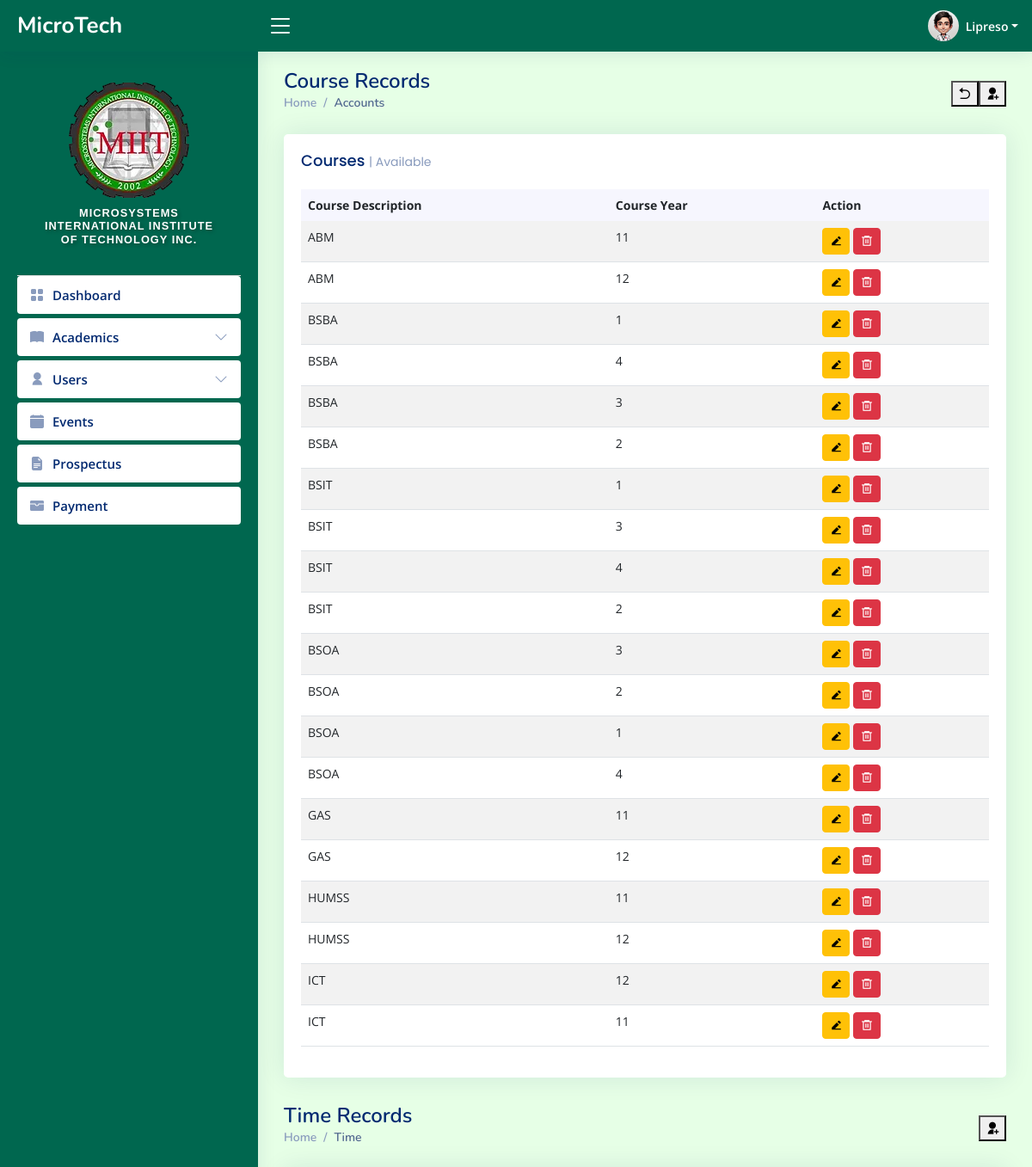
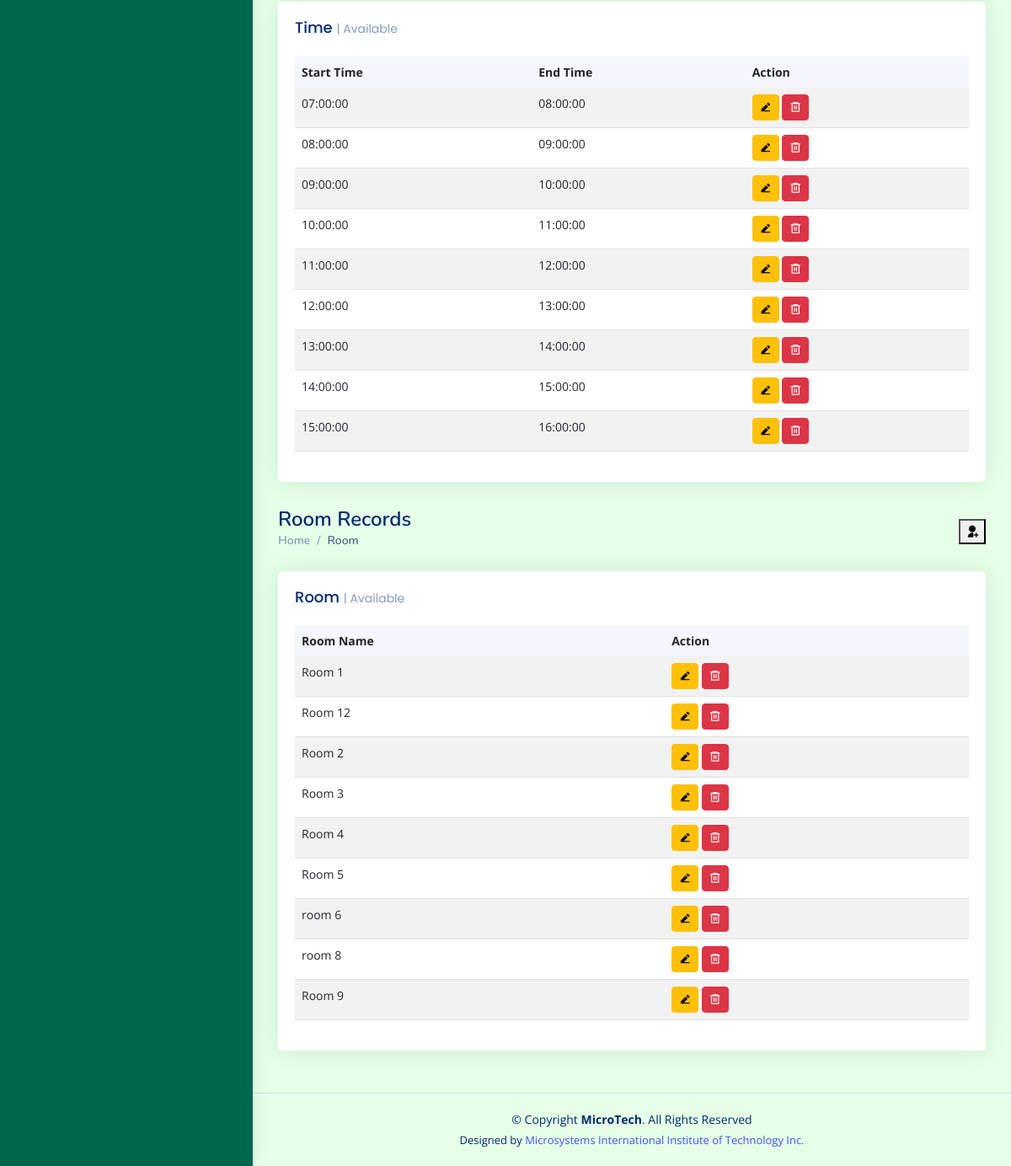
The app's page /admin/set-slots.php (signed in) with its own data (2 pictures, top to bottom).
### tables this page shows
CREATE TABLE `tbl_users` (
  `user_id` int(11) NOT NULL,
  `user_fname` varchar(50) NOT NULL,
  `user_lname` varchar(50) NOT NULL,
  `user_email` varchar(80) NOT NULL,
  `user_name` varchar(50) NOT NULL,
  `user_pass` varchar(100) NOT NULL,
  `user_role` varchar(20) NOT NULL,
  `user_image` varchar(100) NOT NULL,
  `date_of_birth` date DEFAULT NULL,
  `gender` enum('Male','Female') DEFAULT NULL,
  `hire_date` date DEFAULT NULL,
  `department` varchar(100) DEFAULT NULL,
  `phone_number` varchar(15) DEFAULT NULL,
  `address` varchar(100) DEFAULT NULL,
  `created_at` timestamp NOT NULL DEFAULT current_timestamp()
);

CREATE TABLE `tbl_course` (
  `course_id` int(11) NOT NULL,
  `course_description` varchar(100) DEFAULT NULL,
  `course_year` tinyint(1) UNSIGNED DEFAULT NULL
);

CREATE TABLE `tbl_sched_time` (
  `time_id` int(11) NOT NULL,
  `start_time` time DEFAULT NULL,
  `end_time` time DEFAULT NULL
);

CREATE TABLE `tbl_rooms` (
  `room_id` int(11) NOT NULL,
  `room_name` varchar(50) DEFAULT NULL
);

### PHP/course-con.php (called while the page is built, shortened)
<?php
$connection = new Connection();
$conn = $connection->open();
try {
    $stmt = $conn->prepare("SELECT * FROM tbl_course ORDER BY course_description");
    $stmt->execute();
    $courses = $stmt->fetchAll(PDO::FETCH_ASSOC);
} catch (PDOException $e) {
    echo "Error: " . $e->getMessage();
}
?>

### admin/set-slots.php (the view, shortened to what this page needs)
<?php include_once "../templates/header.php" ?>
<?php include_once "../PHP/set-slots-con.php"; ?>
<?php include_once "../PHP/course-con.php"; ?>
<main id="main" class="main">
    <section class="section dashboard">
        <div class="row">
            <div class="pagetitle">
                <h1>Course Records</h1>
                <button type="button" class="ri-user-add-fill tablebutton" data-bs-toggle="modal" data-bs-target="#courseModal">
                </button>
                <button type="button" class="ri-arrow-go-back-fill tablebutton" onclick="window.location.href='../admin/set-schedule.php';">
                </button>
                <nav>
                    <ol class="breadcrumb">
                        <li class="breadcrumb-item"><a href="index.php">Home</a></li>
                        <li class="breadcrumb-item active">Accounts</li>
                    </ol>
                </nav>
            </div>
            <div class="col-lg-12">
                <div class="row">
                    <div class="col-12">
                        <div class="card recent-sales overflow-auto">
                            <div class="card-body">
                                <h5 class="card-title">Courses <span>| Available </span></h5>
                                <table class="table table-striped datatable">
                                    <thead>
                                        <tr>
                                            <th scope="col">Course Description</th>
                                            <th scope="col">Course Year</th>
                                            <th scope="col">Action</th>
                                        </tr>
                                    </thead>
                                    <tbody>
                                        <?php foreach ($courses as $course): ?>
                                            <tr>
                                                <td><?php echo htmlspecialchars($course['course_description']); ?></td>
                                                <td><?php echo htmlspecialchars($course['course_year']); ?></td>
                                                <td>
                                                    <button class="btn btn-sm btn-warning ri-edit-2-fill edit-course"
                                                        data-id="<?php echo $course['course_id']; ?>"
                                                        data-description="<?php echo htmlspecialchars($course['course_description']); ?>"
                                                        data-year="<?php echo htmlspecialchars($course['course_year']); ?>"></button>
                                                    <button class="btn btn-sm btn-danger ri-delete-bin-6-line delete-course"
                                                        data-id="<?php echo htmlspecialchars($course['course_id'], ENT_QUOTES, 'UTF-8'); ?>">
                                                    </button>
                                                </td>
                                            </tr>
                                        <?php endforeach; ?>
                                    </tbody>
                                </table>
                            </div>
                        </div>
                    </div>
                </div>
            </div>
            <div class="pagetitle">
                <h1> Time Records</h1>
                <button type="button" class="ri-user-add-fill tablebutton" data-bs-toggle="modal" data-bs-target="#timeSlotModal">
                </button>
                <nav>
                    <ol class="breadcrumb">
                        <li class="breadcrumb-item"><a href="index.php">Home</a></li>
                        <li class="breadcrumb-item active">Time </li>
                    </ol>
                </nav>
            </div>
            <div class="col-12">
                <div class="card recent-sales overflow-auto">
                    <div class="card-body">
                        <h5 class="card-title">Time <span>| Available</span></h5>
                        <table class="table table-striped datatable">
                            <thead>
                                <tr>
                                    <th scope="col">Start Time</th>
                                    <th scope="col">End Time</th>
                                    <th scope="col">Action</th>
                                </tr>
                            </thead>
                            <tbody>
                                <?php foreach ($timeSlots as $slot): ?>
                                    <tr>
                                        <td><?php echo htmlspecialchars($slot['start_time']); ?></td>
                                        <td><?php echo htmlspecialchars($slot['end_time']); ?></td>
                                        <td>
                                            <button class="btn btn-sm btn-warning ri-edit-2-fill edit-time" data-id="<?php echo $slot['time_id']; ?>" data-start="<?php echo htmlspecialchars($slot['start_time']); ?>" data-end="<?php echo htmlspecialchars($slot['end_time']); ?>"></button>
                                            <button class="btn btn-sm btn-danger ri-delete-bin-6-line delete-time" data-id="<?php echo $slot['time_id']; ?>"></button>
                                        </td>
                                    </tr>
                                <?php endforeach; ?>
                            </tbody>
                        </table>
                    </div>
                </div>
            </div>
            <div class="pagetitle">
                <h1> Room Records</h1>
                <button type="button" class="ri-user-add-fill tablebutton" data-bs-toggle="modal" data-bs-target="#roomModal">
                </button>
                <nav>
                    <ol class="breadcrumb">
                        <li class="breadcrumb-item"><a href="index.php">Home</a></li>
                        <li class="breadcrumb-item active">Room</li>
                    </ol>
                </nav>
            </div>
            <div class="col-12">
                <div class="card recent-sales overflow-auto">
                    <div class="card-body">
                        <h5 class="card-title">Room <span>| Available</span></h5>
                        <table class="table table-striped datatable">
                            <thead>
                                <tr>
                                    <th scope="col">Room Name</th>
                                    <th scope="col">Action</th>
                                </tr>
                            </thead>
                            <tbody>
                                <?php foreach ($rooms as $room): ?>
                                    <tr>
                                        <td><?php echo htmlspecialchars($room['room_name']); ?></td>
                                        <td>
                                            <button class="btn btn-sm btn-warning ri-edit-2-fill edit-room"
                                                data-id="<?php echo $room['room_id']; ?>"
                                                data-name="<?php echo htmlspecialchars($room['room_name']); ?>"></button>
                                            <button class="btn btn-sm btn-danger ri-delete-bin-6-line delete-room"
                                                data-id="<?php echo $room['room_id']; ?>"></button>
                                        </td>
                                    </tr>
                                <?php endforeach; ?>
                            </tbody>
                        </table>
                    </div>
                </div>
            </div>
        </div>
    </section>
</main>
<?php include_once "../templates/footer.php" ?>

### templates/header.php (shortened to what this page needs)
<!DOCTYPE html>
<html lang="en">
<head>
  <link href="../../assets/vendor/bootstrap/css/bootstrap.min.css" rel="stylesheet">
  <link href="../../assets/vendor/bootstrap-icons/bootstrap-icons.css" rel="stylesheet">
  <link href="../../assets/vendor/boxicons/css/boxicons.min.css" rel="stylesheet">
  <link href="../../assets/vendor/quill/quill.snow.css" rel="stylesheet">
  <link href="../../assets/vendor/quill/quill.bubble.css" rel="stylesheet">
  <link href="../../assets/vendor/remixicon/remixicon.css" rel="stylesheet">
  <link href="../../assets/vendor/simple-datatables/style.css" rel="stylesheet">
  <link href="../../assets/css/style.css" rel="stylesheet">
</head>
<?php
$database = new Connection();
$conn = $database->open();
$userid = $_SESSION["login"];
$statements = $conn->prepare("SELECT user_fname, user_lname, user_image, user_role FROM tbl_users WHERE user_id = ?");
$statements->execute([$userid]);
$user = $statements->fetch(PDO::FETCH_ASSOC);
if ($user) {
    $lname = $user['user_lname'];
    $image = $user['user_image'];
} else {
    $fname = '';
    $lname = '';
    $role = '';
    $image = 'default.png';
    echo "User not found!";
}
?>
<body style="background-color:#e6ffe6;">
  <header id="header" class="header fixed-top d-flex align-items-center" style="background-color: #00674f;">
    <div class="d-flex align-items-center justify-content-between">
      <a href="../admin/index.php" class="logo d-flex align-items-center">
        <span class="d-none d-lg-block text-white">MicroTech</span>
      </a>
      <i class="bi bi-list toggle-sidebar-btn text-white"></i>
    </div>
    <nav class="header-nav ms-auto">
      <ul class="d-flex align-items-center">
        <li class="nav-item dropdown pe-3">
          <a class="nav-link nav-profile d-flex align-items-center pe-0 " href="#" data-bs-toggle="dropdown">
           <img src="upload-files/<?php echo htmlspecialchars($image); ?>" id="currentPhoto" onerror="this.src='images/default.png'" alt="Profile Image" class="rounded-circle">
            <span class="d-none d-md-block dropdown-toggle ps-2 text-white"><?php echo htmlspecialchars($lname)?></span>
          </a>
        </li>
      </ul>
    </nav>
  </header>
  <aside id="sidebar" class="sidebar" style="background-color: #00674f;">
    <ul class="sidebar-nav" id="sidebar-nav">
    <div class="profile-section">
      <div>
        <img src="../admin/images/miit-logo.png" id="currentPhoto" onerror="this.src='images/default.png'" alt="Profile Image" class="rotate-flip">
      </div>
      <div class="logo-text" style="padding: 10px; text-align: center;">
        <h6>Microsystems International Institute of Technology Inc.</h6>
      </div>
    </div>
      <li class="nav-item">
        <a class="nav-link collapsed" href="../admin/index.php">
          <i class="bi bi-grid-fill"></i>
          <span>Dashboard</span>
        </a>
      </li>
      <li class="nav-item">
          <a class="nav-link collapsed" data-bs-target="#tables-nav" data-bs-toggle="collapse" href="#">
            <i class="bi bi-book-fill"></i><span>Academics</span><i class="bi bi-chevron-down ms-auto"></i>
          </a>
      </li>
      <li class="nav-item">
        <a class="nav-link collapsed" data-bs-target="#user-nav" data-bs-toggle="collapse" href="#">
          <i class="ri-user-fill"></i><span>Users</span><i class="bi bi-chevron-down ms-auto"></i>
        </a>
      </li>
      <li class="nav-item">
        <a class="nav-link collapsed" href="../admin/event.php">
          <i class="bi bi-calendar-fill"></i>
          <span>Events</span>
        </a>
      </li>
      <li class="nav-item">
        <a class="nav-link collapsed" href="../admin/subject.php">
          <i class="bi bi-file-earmark-text-fill"></i>
          <span>Prospectus</span>
        </a>
      </li>
      <li class="nav-item">
        <a class="nav-link collapsed" href="../admin/payment.php">
          <i class="bi bi-wallet-fill"></i>
          <span>Payment</span>
        </a>
      </li>
      <br>
    </ul>
  </aside>

### records on screen
tbl_users: user_image (picture), user_lname "Lipreso"
tbl_course: course_description "ABM", course_year "11"
tbl_course: course_description "ABM", course_year "12"
tbl_course: course_description "BSBA", course_year "1"
tbl_course: course_description "BSBA", course_year "4"
tbl_course: course_description "BSBA", course_year "3"
tbl_course: course_description "BSBA", course_year "2"
tbl_course: course_description "BSIT", course_year "1"
tbl_course: course_description "BSIT", course_year "3"
tbl_course: course_description "BSIT", course_year "4"
tbl_course: course_description "BSIT", course_year "2"
tbl_course: course_description "BSOA", course_year "3"
tbl_course: course_description "BSOA", course_year "2"
tbl_course: course_description "BSOA", course_year "1"
tbl_course: course_description "BSOA", course_year "4"
tbl_course: course_description "GAS", course_year "11"
tbl_course: course_description "GAS", course_year "12"
tbl_course: course_description "HUMSS", course_year "11"
tbl_course: course_description "HUMSS", course_year "12"
tbl_course: course_description "ICT", course_year "12"
tbl_course: course_description "ICT", course_year "11"
tbl_sched_time: start_time "07:00:00", end_time "08:00:00"
tbl_sched_time: start_time "08:00:00", end_time "09:00:00"
tbl_sched_time: start_time "09:00:00", end_time "10:00:00"
tbl_sched_time: start_time "10:00:00", end_time "11:00:00"
tbl_sched_time: start_time "11:00:00", end_time "12:00:00"
tbl_sched_time: start_time "12:00:00", end_time "13:00:00"
tbl_sched_time: start_time "13:00:00", end_time "14:00:00"
tbl_sched_time: start_time "14:00:00", end_time "15:00:00"
tbl_sched_time: start_time "15:00:00", end_time "16:00:00"
tbl_rooms: room_name "Room 1"
tbl_rooms: room_name "Room 12"
tbl_rooms: room_name "Room 2"
tbl_rooms: room_name "Room 3"
tbl_rooms: room_name "Room 4"
tbl_rooms: room_name "Room 5"
tbl_rooms: room_name "room 6"
tbl_rooms: room_name "room 8"
tbl_rooms: room_name "Room 9"
